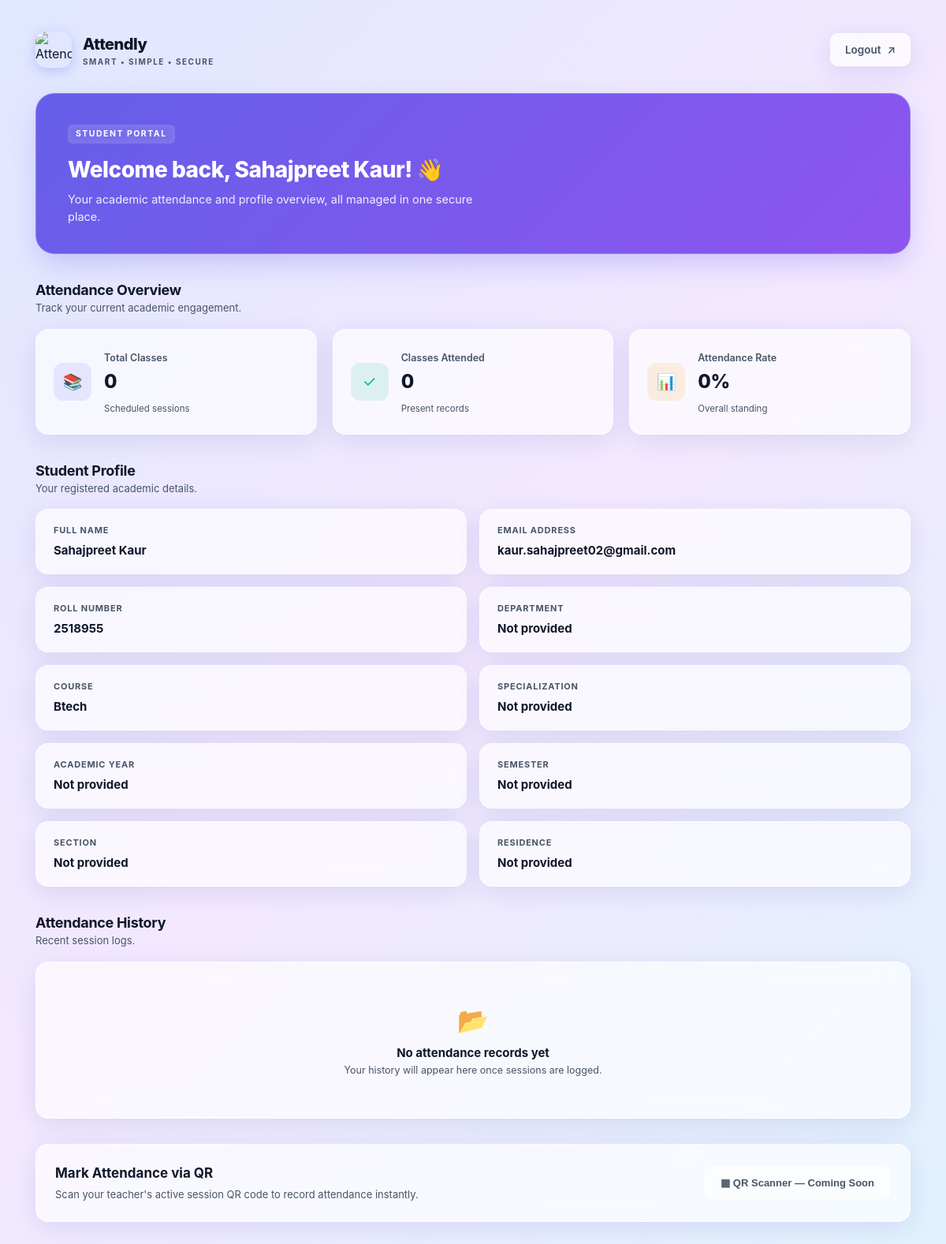
The page /student/dashboard (signed in) on the database its author committed.
### tables this page shows
CREATE TABLE users (
            id INTEGER PRIMARY KEY AUTOINCREMENT,
            name TEXT NOT NULL,
            email TEXT UNIQUE NOT NULL,
            password TEXT NOT NULL,
            role TEXT NOT NULL CHECK (role IN ('admin', 'student'))
        );

CREATE TABLE students (
            id INTEGER PRIMARY KEY AUTOINCREMENT,
            user_id INTEGER UNIQUE NOT NULL,
            roll_number TEXT UNIQUE NOT NULL,
            course TEXT NOT NULL, dob TEXT, gender TEXT, phone TEXT, alternate_phone TEXT, department TEXT, specialization TEXT, year INTEGER, semester INTEGER, admission_year INTEGER, section TEXT, college TEXT, address TEXT, city TEXT, state TEXT, pin_code TEXT, guardian_name TEXT, guardian_phone TEXT, residence_type TEXT,
            FOREIGN KEY (user_id) REFERENCES users(id)
                ON DELETE CASCADE
        );

### app.py (the view)
@app.route("/student/dashboard")
def student_dashboard():
    if (
        "user_id" not in session
        or session.get("role") != "student"
    ):
        return redirect(url_for("login"))
    conn = get_db_connection()
    try:
        student = conn.execute(
            """
            SELECT
                users.name,
                users.email,
                students.id AS student_id,
                students.roll_number,
                students.course,
                students.department,
                students.specialization,
                students.year,
                students.semester,
                students.section,
                students.residence_type
            FROM users
            JOIN students ON users.id = students.user_id
            WHERE users.id = ?
            """,
            (session["user_id"],)
        ).fetchone()
        if student is None:
            session.clear()
            flash("Student profile not found.")
            return redirect(url_for("login"))
        attendance_stats = conn.execute(
            """
            SELECT
                COUNT(*) AS total_classes,
                SUM(
                    CASE
                        WHEN status = 'Present' THEN 1
                        ELSE 0
                    END
                ) AS classes_attended
            FROM attendance
            WHERE student_id = ?
            """,
            (student["student_id"],)
        ).fetchone()
        attendance_history = conn.execute(
            """
            SELECT attendance_date, status
            FROM attendance
            WHERE student_id = ?
            ORDER BY attendance_date DESC
            """,
            (student["student_id"],)
        ).fetchall()
        total_classes = attendance_stats["total_classes"] or 0
        classes_attended = attendance_stats["classes_attended"] or 0
        attendance_percentage = (
            round((classes_attended / total_classes) * 100, 1)
            if total_classes > 0
            else 0
        )
        return render_template(
            "student_dashboard.html",
            student=student,
            total_classes=total_classes,
            classes_attended=classes_attended,
            attendance_percentage=attendance_percentage,
            attendance_history=attendance_history
        )
    finally:
        conn.close()

### database.py (called while the page is built)
def get_db_connection():
    conn = sqlite3.connect(DATABASE_NAME)
    conn.row_factory = sqlite3.Row
    conn.execute("PRAGMA foreign_keys = ON")
    return conn

### templates/student_dashboard.html (shortened to what this page needs)
<!DOCTYPE html>
<html lang="en">
<head>
    <link rel="stylesheet" href="{{ url_for('static', filename='css/student_dashboard.css') }}">
</head>
<body>
    <main class="dashboard-container">
        <header class="dashboard-header">
            <div class="brand">
                <img src="https://i.ibb.co/Wvj58Fs4/Gemini-Generated-Image-g6qyag6qyag6qyag.png" alt="Attendly Logo"
                    class="brand-icon">
                <div class="brand-text">
                    <h2>Attendly</h2>
                    <p>SMART • SIMPLE • SECURE</p>
                </div>
            </div>
            <a href="{{ url_for('logout') }}" class="logout-button">
                <span>Logout</span>
                <span class="logout-arrow">↗</span>
            </a>
        </header>
        <section class="welcome-section">
            <div class="welcome-content">
                <span class="welcome-badge">STUDENT PORTAL</span>
                <h1>Welcome back, {{ student.name }}! 👋</h1>
                <p>Your academic attendance and profile overview, all managed in one secure place.</p>
            </div>
        </section>
        <section class="mb-section">
            <div class="section-heading">
                <div>
                    <h2>Attendance Overview</h2>
                    <p>Track your current academic engagement.</p>
                </div>
            </div>
            <div class="stats-grid">
                <article class="stat-card">
                    <div class="stat-icon-wrap">📚</div>
                    <div class="stat-info">
                        <span class="stat-label">Total Classes</span>
                        <h3 class="stat-value">{{ total_classes }}</h3>
                        <span class="stat-note">Scheduled sessions</span>
                    </div>
                </article>
                <article class="stat-card">
                    <div class="stat-icon-wrap success-ic">✓</div>
                    <div class="stat-info">
                        <span class="stat-label">Classes Attended</span>
                        <h3 class="stat-value">{{ classes_attended }}</h3>
                        <span class="stat-note">Present records</span>
                    </div>
                </article>
                <article class="stat-card">
                    <div class="stat-icon-wrap warning-ic">📊</div>
                    <div class="stat-info">
                        <span class="stat-label">Attendance Rate</span>
                        <h3 class="stat-value">{{ attendance_percentage }}%</h3>
                        <span class="stat-note">Overall standing</span>
                    </div>
                </article>
            </div>
        </section>
        <section class="mb-section">
            <div class="section-heading">
                <div>
                    <h2>Student Profile</h2>
                    <p>Your registered academic details.</p>
                </div>
            </div>
            <div class="profile-bento-grid">
                <div class="profile-box">
                    <span class="p-label">Full Name</span>
                    <span class="p-val">{{ student.name }}</span>
                </div>
                <div class="profile-box">
                    <span class="p-label">Email Address</span>
                    <span class="p-val">{{ student.email }}</span>
                </div>
                <div class="profile-box">
                    <span class="p-label">Roll Number</span>
                    <span class="p-val">{{ student.roll_number or 'Not provided' }}</span>
                </div>
                <div class="profile-box">
                    <span class="p-label">Department</span>
                    <span class="p-val">{{ student.department or 'Not provided' }}</span>
                </div>
                <div class="profile-box">
                    <span class="p-label">Course</span>
                    <span class="p-val">{{ student.course or 'Not provided' }}</span>
                </div>
                <div class="profile-box">
                    <span class="p-label">Specialization</span>
                    <span class="p-val">{{ student.specialization or 'Not provided' }}</span>
                </div>
                <div class="profile-box">
                    <span class="p-label">Academic Year</span>
                    <span class="p-val">{{ student.year or 'Not provided' }}</span>
                </div>
                <div class="profile-box">
                    <span class="p-label">Semester</span>
                    <span class="p-val">{{ student.semester or 'Not provided' }}</span>
                </div>
                <div class="profile-box">
                    <span class="p-label">Section</span>
                    <span class="p-val">{{ student.section or 'Not provided' }}</span>
                </div>
                <div class="profile-box">
                    <span class="p-label">Residence</span>
                    <span class="p-val">{{ student.residence_type or 'Not provided' }}</span>
                </div>
            </div>
        </section>
        <section class="mb-section">
            <div class="section-heading">
                <div>
                    <h2>Attendance History</h2>
                    <p>Recent session logs.</p>
                </div>
            </div>
            <div class="history-card">
                {% if attendance_history %}
                <div class="history-list">
                    {% for record in attendance_history %}
                    <div class="history-item">
                        <div class="history-date">
                            <span class="h-sub">Date</span>
                            <span class="h-main">{{ record.attendance_date }}</span>
                        </div>
                        <div class="history-status">
                            <span class="status-pill {{ record.status | lower }}">
                                {{ record.status }}
                            </span>
                        </div>
                    </div>
                    {% endfor %}
                </div>
                {% else %}
                <div class="empty-state">
                    <div class="empty-icon">📂</div>
                    <h3>No attendance records yet</h3>
                    <p>Your history will appear here once sessions are logged.</p>
                </div>
                {% endif %}
            </div>
        </section>
        <section class="scanner-card">
            <div class="scanner-text">
                <h2>Mark Attendance via QR</h2>
                <p>Scan your teacher's active session QR code to record attendance instantly.</p>
            </div>
            <button type="button" class="scanner-btn" disabled>
                <span>▦ QR Scanner — Coming Soon</span>
            </button>
        </section>
        <footer class="dashboard-footer">
        </footer>
    </main>
</body>
</html>

### rows shown on the page
users: name "Sahajpreet Kaur", email "kaur.sahajpreet02@gmail.com"
students: roll_number "2518955", course "Btech"

### other values the page prints
{{ total_classes }} "0"
{{ classes_attended }} "0"
{{ attendance_percentage }} "0"
{{ student.department or 'Not provided' }} "Not provided"
{{ student.specialization or 'Not provided' }} "Not provided"
{{ student.year or 'Not provided' }} "Not provided"
{{ student.semester or 'Not provided' }} "Not provided"
{{ student.section or 'Not provided' }} "Not provided"
{{ student.residence_type or 'Not provided' }} "Not provided"
